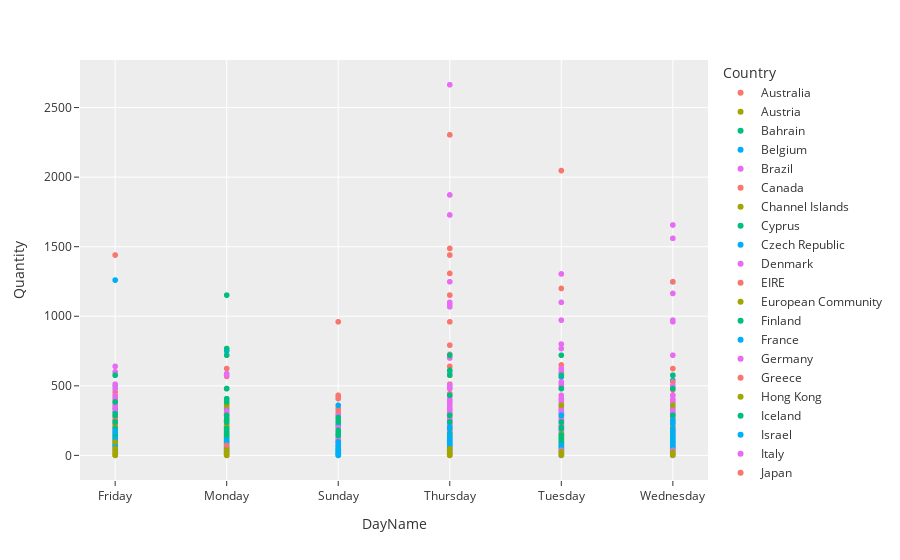

Notebook code for this chart:
### Code cell
df_des = df_no_uk.groupby(["Country", "DayName", "Description"]).agg({
    "Quantity":sum
}).reset_index()
fig = px.scatter(df_des, x = "DayName", y = "Quantity", color = "Country")
fig.show()

### Figure 1 — Plotly figure (JSON) as saved in the notebook; plotly's stock layout.template omitted (floating-point values rounded to 4 significant figures; data arrays with more than 128 entries replaced by an {"elided": "..."} marker saying what was removed)
{"data": [{"hovertemplate": "Country=Australia<br>DayName=%{x}<br>Quantity=%{y}<extra></extra>", "legendgroup": "Australia", "marker": {"color": "#F8766D", "symbol": "circle"}, "mode": "markers", "name": "Australia", "showlegend": true, "type": "scattergl", "x": {"elided": "1004 str values"}, "xaxis": "x", "y": {"elided": "1004 int values"}, "yaxis": "y"}, {"hovertemplate": "Country=Austria<br>DayName=%{x}<br>Quantity=%{y}<extra></extra>", "legendgroup": "Austria", "marker": {"color": "#A3A500", "symbol": "circle"}, "mode": "markers", "name": "Austria", "showlegend": true, "type": "scattergl", "x": {"elided": "386 str values"}, "xaxis": "x", "y": {"elided": "386 int values"}, "yaxis": "y"}, {"hovertemplate": "Country=Bahrain<br>DayName=%{x}<br>Quantity=%{y}<extra></extra>", "legendgroup": "Bahrain", "marker": {"color": "#00BF7D", "symbol": "circle"}, "mode": "markers", "name": "Bahrain", "showlegend": true, "type": "scattergl", "x": ["Monday", "Monday", "Monday", "Monday", "Monday", "Monday", "Monday", "Monday", "Monday", "Monday", "Monday", "Monday", "Monday", "Thursday", "Thursday", "Thursday", "Thursday", "Wednesday"], "xaxis": "x", "y": [60, 6, 24, 96, 2, 60, 6, 2, 6, 6, 12, 8, 6, 6, 2, 8, 4, 54], "yaxis": "y"}, {"hovertemplate": "Country=Belgium<br>DayName=%{x}<br>Quantity=%{y}<extra></extra>", "legendgroup": "Belgium", "marker": {"color": "#00B0F6", "symbol": "circle"}, "mode": "markers", "name": "Belgium", "showlegend": true, "type": "scattergl", "x": {"elided": "1476 str values"}, "xaxis": "x", "y": {"elided": "1476 int values"}, "yaxis": "y"}, {"hovertemplate": "Country=Brazil<br>DayName=%{x}<br>Quantity=%{y}<extra></extra>", "legendgroup": "Brazil", "marker": {"color": "#E76BF3", "symbol": "circle"}, "mode": "markers", "name": "Brazil", "showlegend": true, "type": "scattergl", "x": ["Friday", "Friday", "Friday", "Friday", "Friday", "Friday", "Friday", "Friday", "Friday", "Friday", "Friday", "Friday", "Friday", "Friday", "Friday", "Friday", "Friday", "Friday", "Friday", "Friday", "Friday", "Friday", "Friday", "Friday", "Friday", "Friday", "Friday", "Friday", "Friday", "Friday", "Friday", "Friday"], "xaxis": "x", "y": [6, 12, 24, 10, 3, 3, 3, 3, 12, 6, 24, 6, 10, 10, 12, 10, 6, 24, 12, 2, 2, 2, 2, 2, 2, 16, 24, 24, 24, 24, 24, 12], "yaxis": "y"}, {"hovertemplate": "Country=Canada<br>DayName=%{x}<br>Quantity=%{y}<extra></extra>", "legendgroup": "Canada", "marker": {"color": "#F8766D", "symbol": "circle"}, "mode": "markers", "name": "Canada", "showlegend": true, "type": "scattergl", "x": {"elided": "147 str values"}, "xaxis": "x", "y": {"elided": "147 int values"}, "yaxis": "y"}, {"hovertemplate": "Country=Channel Islands<br>DayName=%{x}<br>Quantity=%{y}<extra></extra>", "legendgroup": "Channel Islands", "marker": {"color": "#A3A500", "symbol": "circle"}, "mode": "markers", "name": "Channel Islands", "showlegend": true, "type": "scattergl", "x": {"elided": "718 str values"}, "xaxis": "x", "y": {"elided": "718 int values"}, "yaxis": "y"}, {"hovertemplate": "Country=Cyprus<br>DayName=%{x}<br>Quantity=%{y}<extra></extra>", "legendgroup": "Cyprus", "marker": {"color": "#00BF7D", "symbol": "circle"}, "mode": "markers", "name": "Cyprus", "showlegend": true, "type": "scattergl", "x": {"elided": "592 str values"}, "xaxis": "x", "y": {"elided": "592 int values"}, "yaxis": "y"}, {"hovertemplate": "Country=Czech Republic<br>DayName=%{x}<br>Quantity=%{y}<extra></extra>", "legendgroup": "Czech Republic", "marker": {"color": "#00B0F6", "symbol": "circle"}, "mode": "markers", "name": "Czech Republic", "showlegend": true, "type": "scattergl", "x": ["Friday", "Friday", "Friday", "Friday", "Friday", "Friday", "Friday", "Friday", "Friday", "Friday", "Friday", "Friday", "Monday", "Monday", "Monday", "Monday", "Monday", "Monday", "Monday", "Monday", "Monday", "Monday", "Monday", "Monday", "Monday", "Monday", "Monday"], "xaxis": "x", "y": [24, 24, 24, 48, 30, 24, 48, 2, 24, 12, 72, 72, 12, 18, 48, 24, 32, 24, 36, 8, 24, 24, 24, 24, 12, 24, 12], "yaxis": "y"}, {"hovertemplate": "Country=Denmark<br>DayName=%{x}<br>Quantity=%{y}<extra></extra>", "legendgroup": "Denmark", "marker": {"color": "#E76BF3", "symbol": "circle"}, "mode": "markers", "name": "Denmark", "showlegend": true, "type": "scattergl", "x": {"elided": "329 str values"}, "xaxis": "x", "y": {"elided": "329 int values"}, "yaxis": "y"}, {"hovertemplate": "Country=EIRE<br>DayName=%{x}<br>Quantity=%{y}<extra></extra>", "legendgroup": "EIRE", "marker": {"color": "#F8766D", "symbol": "circle"}, "mode": "markers", "name": "EIRE", "showlegend": true, "type": "scattergl", "x": {"elided": "4887 str values"}, "xaxis": "x", "y": {"elided": "4887 int values"}, "yaxis": "y"}, {"hovertemplate": "Country=European Community<br>DayName=%{x}<br>Quantity=%{y}<extra></extra>", "legendgroup": "European Community", "marker": {"color": "#A3A500", "symbol": "circle"}, "mode": "markers", "name": "European Community", "showlegend": true, "type": "scattergl", "x": ["Friday", "Monday", "Sunday", "Sunday", "Sunday", "Sunday", "Sunday", "Sunday", "Sunday", "Sunday", "Sunday", "Sunday", "Sunday", "Sunday", "Sunday", "Sunday", "Sunday", "Sunday", "Sunday", "Sunday", "Sunday", "Thursday", "Thursday", "Thursday", "Thursday", "Thursday", "Thursday", "Thursday", "Thursday", "Thursday", "Thursday", "Thursday", "Thursday", "Thursday", "Thursday", "Thursday", "Thursday", "Thursday", "Thursday", "Thursday", "Thursday", "Thursday", "Thursday", "Thursday", "Thursday", "Thursday", "Thursday", "Thursday", "Thursday", "Thursday", "Tuesday", "Tuesday", "Tuesday", "Tuesday", "Tuesday", "Tuesday", "Tuesday", "Tuesday", "Tuesday", "Tuesday", "Tuesday"], "xaxis": "x", "y": [2, 3, 2, 6, 6, 12, 12, 12, 12, 12, 6, 6, 6, 6, 12, 6, 2, 2, 2, 2, 3, 6, 12, 12, 12, 1, 12, 6, 6, 6, 6, 6, 4, 24, 24, 24, 8, 12, 12, 6, 12, 12, 6, 24, 24, 4, 12, 6, 12, 24, 1, 2, 2, 1, 6, 6, 6, 2, 2, 2, 4], "yaxis": "y"}, {"hovertemplate": "Country=Finland<br>DayName=%{x}<br>Quantity=%{y}<extra></extra>", "legendgroup": "Finland", "marker": {"color": "#00BF7D", "symbol": "circle"}, "mode": "markers", "name": "Finland", "showlegend": true, "type": "scattergl", "x": {"elided": "599 str values"}, "xaxis": "x", "y": {"elided": "599 int values"}, "yaxis": "y"}, {"hovertemplate": "Country=France<br>DayName=%{x}<br>Quantity=%{y}<extra></extra>", "legendgroup": "France", "marker": {"color": "#00B0F6", "symbol": "circle"}, "mode": "markers", "name": "France", "showlegend": true, "type": "scattergl", "x": {"elided": "3971 str values"}, "xaxis": "x", "y": {"elided": "3971 int values"}, "yaxis": "y"}, {"hovertemplate": "Country=Germany<br>DayName=%{x}<br>Quantity=%{y}<extra></extra>", "legendgroup": "Germany", "marker": {"color": "#E76BF3", "symbol": "circle"}, "mode": "markers", "name": "Germany", "showlegend": true, "type": "scattergl", "x": {"elided": "4547 str values"}, "xaxis": "x", "y": {"elided": "4547 int values"}, "yaxis": "y"}, {"hovertemplate": "Country=Greece<br>DayName=%{x}<br>Quantity=%{y}<extra></extra>", "legendgroup": "Greece", "marker": {"color": "#F8766D", "symbol": "circle"}, "mode": "markers", "name": "Greece", "showlegend": true, "type": "scattergl", "x": {"elided": "145 str values"}, "xaxis": "x", "y": {"elided": "145 int values"}, "yaxis": "y"}, {"hovertemplate": "Country=Hong Kong<br>DayName=%{x}<br>Quantity=%{y}<extra></extra>", "legendgroup": "Hong Kong", "marker": {"color": "#A3A500", "symbol": "circle"}, "mode": "markers", "name": "Hong Kong", "showlegend": true, "type": "scattergl", "x": {"elided": "253 str values"}, "xaxis": "x", "y": {"elided": "253 int values"}, "yaxis": "y"}, {"hovertemplate": "Country=Iceland<br>DayName=%{x}<br>Quantity=%{y}<extra></extra>", "legendgroup": "Iceland", "marker": {"color": "#00BF7D", "symbol": "circle"}, "mode": "markers", "name": "Iceland", "showlegend": true, "type": "scattergl", "x": {"elided": "173 str values"}, "xaxis": "x", "y": {"elided": "173 int values"}, "yaxis": "y"}, {"hovertemplate": "Country=Israel<br>DayName=%{x}<br>Quantity=%{y}<extra></extra>", "legendgroup": "Israel", "marker": {"color": "#00B0F6", "symbol": "circle"}, "mode": "markers", "name": "Israel", "showlegend": true, "type": "scattergl", "x": {"elided": "283 str values"}, "xaxis": "x", "y": {"elided": "283 int values"}, "yaxis": "y"}, {"hovertemplate": "Country=Italy<br>DayName=%{x}<br>Quantity=%{y}<extra></extra>", "legendgroup": "Italy", "marker": {"color": "#E76BF3", "symbol": "circle"}, "mode": "markers", "name": "Italy", "showlegend": true, "type": "scattergl", "x": {"elided": "694 str values"}, "xaxis": "x", "y": {"elided": "694 int values"}, "yaxis": "y"}, {"hovertemplate": "Country=Japan<br>DayName=%{x}<br>Quantity=%{y}<extra></extra>", "legendgroup": "Japan", "marker": {"color": "#F8766D", "symbol": "circle"}, "mode": "markers", "name": "Japan", "showlegend": true, "type": "scattergl", "x": {"elided": "321 str values"}, "xaxis": "x", "y": {"elided": "321 int values"}, "yaxis": "y"}, {"hovertemplate": "Country=Lebanon<br>DayName=%{x}<br>Quantity=%{y}<extra></extra>", "legendgroup": "Lebanon", "marker": {"color": "#A3A500", "symbol": "circle"}, "mode": "markers", "name": "Lebanon", "showlegend": true, "type": "scattergl", "x": ["Thursday", "Thursday", "Thursday", "Thursday", "Thursday", "Thursday", "Thursday", "Thursday", "Thursday", "Thursday", "Thursday", "Thursday", "Thursday", "Thursday", "Thursday", "Thursday", "Thursday", "Thursday", "Thursday", "Thursday", "Thursday", "Thursday", "Thursday", "Thursday", "Thursday", "Thursday", "Thursday", "Thursday", "Thursday", "Thursday", "Thursday", "Thursday", "Thursday", "Thursday", "Thursday", "Thursday", "Thursday", "Thursday", "Thursday", "Thursday", "Thursday", "Thursday", "Thursday", "Thursday", "Thursday"], "xaxis": "x", "y": [4, 24, 6, 12, 12, 4, 4, 6, 12, 8, 8, 6, 4, 6, 4, 12, 12, 12, 12, 6, 6, 12, 6, 12, 4, 12, 6, 15, 12, 12, 12, 12, 12, 8, 12, 4, 10, 2, 2, 12, 6, 3, 6, 6, 8], "yaxis": "y"}, {"hovertemplate": "Country=Lithuania<br>DayName=%{x}<br>Quantity=%{y}<extra></extra>", "legendgroup": "Lithuania", "marker": {"color": "#00BF7D", "symbol": "circle"}, "mode": "markers", "name": "Lithuania", "showlegend": true, "type": "scattergl", "x": ["Sunday", "Sunday", "Sunday", "Sunday", "Sunday", "Sunday", "Sunday", "Sunday", "Sunday", "Sunday", "Sunday", "Sunday", "Sunday", "Sunday", "Sunday", "Sunday", "Sunday", "Sunday", "Sunday", "Sunday", "Sunday", "Sunday", "Sunday", "Sunday", "Sunday", "Sunday", "Sunday", "Sunday", "Wednesday"], "xaxis": "x", "y": [24, 36, 18, 18, 24, 6, 12, 12, 12, 16, 24, 24, 12, 48, 32, 28, 36, 36, 24, 12, 6, 12, 12, 24, 48, 24, 6, 36, 30], "yaxis": "y"}, {"hovertemplate": "Country=Malta<br>DayName=%{x}<br>Quantity=%{y}<extra></extra>", "legendgroup": "Malta", "marker": {"color": "#00B0F6", "symbol": "circle"}, "mode": "markers", "name": "Malta", "showlegend": true, "type": "scattergl", "x": ["Monday", "Monday", "Monday", "Monday", "Monday", "Monday", "Monday", "Monday", "Monday", "Monday", "Monday", "Monday", "Monday", "Monday", "Monday", "Monday", "Monday", "Monday", "Monday", "Monday", "Monday", "Monday", "Monday", "Monday", "Monday", "Monday", "Monday", "Monday", "Monday", "Monday", "Monday", "Monday", "Monday", "Monday", "Monday", "Monday", "Monday", "Monday", "Monday", "Monday", "Monday", "Monday", "Monday", "Monday", "Monday", "Monday", "Monday", "Monday", "Monday", "Monday", "Monday", "Monday", "Monday", "Monday", "Monday", "Thursday", "Thursday", "Thursday", "Thursday", "Thursday", "Thursday", "Thursday", "Thursday", "Thursday", "Thursday", "Thursday", "Thursday", "Thursday", "Tuesday", "Tuesday", "Wednesday", "Wednesday", "Wednesday", "Wednesday", "Wednesday", "Wednesday", "Wednesday", "Wednesday", "Wednesday", "Wednesday", "Wednesday", "Wednesday", "Wednesday", "Wednesday", "Wednesday", "Wednesday", "Wednesday", "Wednesday", "Wednesday", "Wednesday", "Wednesday", "Wednesday", "Wednesday", "Wednesday", "Wednesday", "Wednesday", "Wednesday", "Wednesday", "Wednesday", "Wednesday", "Wednesday", "Wednesday", "Wednesday", "Wednesday", "Wednesday", "Wednesday", "Wednesday", "Wednesday", "Wednesday", "Wednesday", "Wednesday", "Wednesday", "Wednesday", "Wednesday", "Wednesday", "Wednesday", "Wednesday", "Wednesday"], "xaxis": "x", "y": [2, 3, 3, 12, 12, 12, 4, 4, 4, 4, 4, 4, 2, 3, 12, 6, 2, 8, 8, 2, 2, 4, 4, 2, 18, 6, 12, 12, 6, 6, 12, 8, 6, 1, 7, 8, 12, 12, 12, 8, 6, 6, 3, 12, 12, 3, 8, 4, 4, 4, 4, 6, 8, 8, 25, 25, 2, 12, 48, 4, 25, 48, 4, 9, 2, 6, 12, 2, 4, 1, 12, 12, 12, 1, 4, 12, 6, 6, 4, 12, 2, 6, 12, 2, 6, 24, 24, 1, 21, 3, 3, 8, 2, 24, 24, 24, 2, 12, 6, 6, 4, 4, 6, 10, 6, 4, 12, 6, 4, 4, 5, 12, 2, 12, 12, 2, 6, 6], "yaxis": "y"}, {"hovertemplate": "Country=Netherlands<br>DayName=%{x}<br>Quantity=%{y}<extra></extra>", "legendgroup": "Netherlands", "marker": {"color": "#E76BF3", "symbol": "circle"}, "mode": "markers", "name": "Netherlands", "showlegend": true, "type": "scattergl", "x": {"elided": "1676 str values"}, "xaxis": "x", "y": {"elided": "1676 int values"}, "yaxis": "y"}, {"hovertemplate": "Country=Norway<br>DayName=%{x}<br>Quantity=%{y}<extra></extra>", "legendgroup": "Norway", "marker": {"color": "#F8766D", "symbol": "circle"}, "mode": "markers", "name": "Norway", "showlegend": true, "type": "scattergl", "x": {"elided": "861 str values"}, "xaxis": "x", "y": {"elided": "861 int values"}, "yaxis": "y"}, {"hovertemplate": "Country=Poland<br>DayName=%{x}<br>Quantity=%{y}<extra></extra>", "legendgroup": "Poland", "marker": {"color": "#A3A500", "symbol": "circle"}, "mode": "markers", "name": "Poland", "showlegend": true, "type": "scattergl", "x": {"elided": "300 str values"}, "xaxis": "x", "y": {"elided": "300 int values"}, "yaxis": "y"}, {"hovertemplate": "Country=Portugal<br>DayName=%{x}<br>Quantity=%{y}<extra></extra>", "legendgroup": "Portugal", "marker": {"color": "#00BF7D", "symbol": "circle"}, "mode": "markers", "name": "Portugal", "showlegend": true, "type": "scattergl", "x": {"elided": "1167 str values"}, "xaxis": "x", "y": {"elided": "1167 int values"}, "yaxis": "y"}, {"hovertemplate": "Country=RSA<br>DayName=%{x}<br>Quantity=%{y}<extra></extra>", "legendgroup": "RSA", "marker": {"color": "#00B0F6", "symbol": "circle"}, "mode": "markers", "name": "RSA", "showlegend": true, "type": "scattergl", "x": ["Thursday", "Thursday", "Thursday", "Thursday", "Thursday", "Thursday", "Thursday", "Thursday", "Thursday", "Thursday", "Thursday", "Thursday", "Thursday", "Thursday", "Thursday", "Thursday", "Thursday", "Thursday", "Thursday", "Thursday", "Thursday", "Thursday", "Thursday", "Thursday", "Thursday", "Thursday", "Thursday", "Thursday", "Thursday", "Thursday", "Thursday", "Thursday", "Thursday", "Thursday", "Thursday", "Thursday", "Thursday", "Thursday", "Thursday", "Thursday", "Thursday", "Thursday", "Thursday", "Thursday", "Thursday", "Thursday", "Thursday", "Thursday", "Thursday", "Thursday", "Thursday", "Thursday", "Thursday", "Thursday", "Thursday", "Thursday", "Thursday", "Thursday"], "xaxis": "x", "y": [12, 4, 12, 3, 4, 10, 6, 10, 6, 6, 3, 2, 2, 2, 4, 2, 6, 2, 6, 10, 10, 10, 10, 10, 10, 10, 1, 12, 4, 8, 8, 3, 8, 6, 6, 2, 2, 8, 8, 5, 8, 10, 2, 3, 2, 12, 4, 6, 4, 4, 6, 6, 5, 5, 6, 2, 12, 2], "yaxis": "y"}, {"hovertemplate": "Country=Saudi Arabia<br>DayName=%{x}<br>Quantity=%{y}<extra></extra>", "legendgroup": "Saudi Arabia", "marker": {"color": "#E76BF3", "symbol": "circle"}, "mode": "markers", "name": "Saudi Arabia", "showlegend": true, "type": "scattergl", "x": ["Thursday", "Thursday", "Thursday", "Thursday", "Thursday", "Thursday", "Thursday", "Thursday", "Thursday"], "xaxis": "x", "y": [12, 11, 6, 6, 2, 12, 12, 12, 12], "yaxis": "y"}, {"hovertemplate": "Country=Singapore<br>DayName=%{x}<br>Quantity=%{y}<extra></extra>", "legendgroup": "Singapore", "marker": {"color": "#F8766D", "symbol": "circle"}, "mode": "markers", "name": "Singapore", "showlegend": true, "type": "scattergl", "x": {"elided": "204 str values"}, "xaxis": "x", "y": {"elided": "204 int values"}, "yaxis": "y"}, {"hovertemplate": "Country=Spain<br>DayName=%{x}<br>Quantity=%{y}<extra></extra>", "legendgroup": "Spain", "marker": {"color": "#A3A500", "symbol": "circle"}, "mode": "markers", "name": "Spain", "showlegend": true, "type": "scattergl", "x": {"elided": "2040 str values"}, "xaxis": "x", "y": {"elided": "2040 int values"}, "yaxis": "y"}, {"hovertemplate": "Country=Sweden<br>DayName=%{x}<br>Quantity=%{y}<extra></extra>", "legendgroup": "Sweden", "marker": {"color": "#00BF7D", "symbol": "circle"}, "mode": "markers", "name": "Sweden", "showlegend": true, "type": "scattergl", "x": {"elided": "393 str values"}, "xaxis": "x", "y": {"elided": "393 int values"}, "yaxis": "y"}, {"hovertemplate": "Country=Switzerland<br>DayName=%{x}<br>Quantity=%{y}<extra></extra>", "legendgroup": "Switzerland", "marker": {"color": "#00B0F6", "symbol": "circle"}, "mode": "markers", "name": "Switzerland", "showlegend": true, "type": "scattergl", "x": {"elided": "1615 str values"}, "xaxis": "x", "y": {"elided": "1615 int values"}, "yaxis": "y"}, {"hovertemplate": "Country=USA<br>DayName=%{x}<br>Quantity=%{y}<extra></extra>", "legendgroup": "USA", "marker": {"color": "#E76BF3", "symbol": "circle"}, "mode": "markers", "name": "USA", "showlegend": true, "type": "scattergl", "x": {"elided": "291 str values"}, "xaxis": "x", "y": {"elided": "291 int values"}, "yaxis": "y"}, {"hovertemplate": "Country=United Arab Emirates<br>DayName=%{x}<br>Quantity=%{y}<extra></extra>", "legendgroup": "United Arab Emirates", "marker": {"color": "#F8766D", "symbol": "circle"}, "mode": "markers", "name": "United Arab Emirates", "showlegend": true, "type": "scattergl", "x": ["Monday", "Monday", "Monday", "Monday", "Monday", "Monday", "Monday", "Monday", "Monday", "Monday", "Monday", "Monday", "Monday", "Monday", "Monday", "Monday", "Monday", "Monday", "Monday", "Monday", "Monday", "Monday", "Monday", "Monday", "Monday", "Monday", "Monday", "Monday", "Monday", "Monday", "Thursday", "Thursday", "Thursday", "Thursday", "Thursday", "Thursday", "Thursday", "Thursday", "Thursday", "Thursday", "Thursday", "Thursday", "Thursday", "Thursday", "Thursday", "Thursday", "Thursday", "Thursday", "Thursday", "Thursday", "Thursday", "Thursday", "Thursday", "Thursday", "Thursday", "Thursday", "Thursday", "Thursday", "Thursday", "Thursday", "Thursday", "Thursday", "Thursday", "Thursday", "Thursday", "Thursday", "Thursday", "Thursday"], "xaxis": "x", "y": [12, 72, 12, 72, 12, 6, 12, 12, 2, 6, 6, 12, 12, 12, 12, 12, 24, 12, 12, 12, 12, 12, 12, 6, 6, 20, 24, 24, 24, 12, 6, 24, 12, 6, 12, 12, 36, 6, 6, 6, 12, 12, 6, 24, 12, 4, 36, 24, 6, 12, 12, 12, 1, 12, 12, 12, 8, 4, 12, 6, 6, 8, 8, 25, 12, 12, 25, 25], "yaxis": "y"}, {"hovertemplate": "Country=Unspecified<br>DayName=%{x}<br>Quantity=%{y}<extra></extra>", "legendgroup": "Unspecified", "marker": {"color": "#A3A500", "symbol": "circle"}, "mode": "markers", "name": "Unspecified", "showlegend": true, "type": "scattergl", "x": {"elided": "401 str values"}, "xaxis": "x", "y": {"elided": "401 int values"}, "yaxis": "y"}], "layout": {"legend": {"title": {"text": "Country"}, "tracegroupgap": 0}, "margin": {"t": 60}, "xaxis": {"anchor": "y", "domain": [0, 1], "title": {"text": "DayName"}}, "yaxis": {"anchor": "x", "domain": [0, 1], "title": {"text": "Quantity"}}}}
